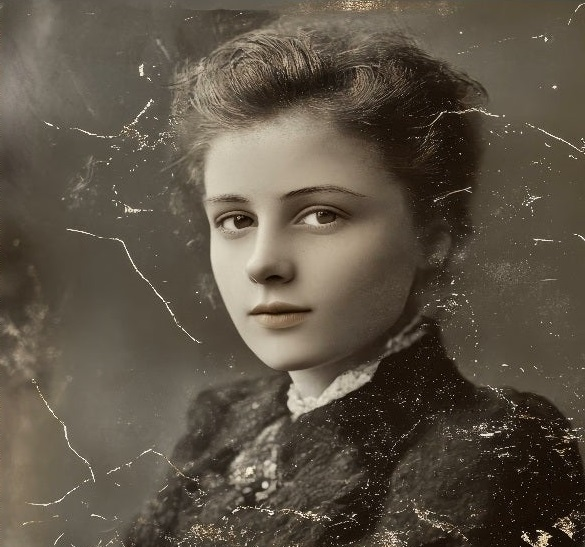
#> input picture CODES/Manual/Exp_11_OH1.jpg, 585 x 547 px, found by its file name
$ python open_handed_exp_11.py
#> lines starting #> are read from the running program, lines starting #| are printed output that depends on the picture
import cv2
import numpy as np
import matplotlib.pyplot as plt

# Load the binary fingerprint (grayscale)
#image = cv2.imread('Manual/exp_11_OH.png', 0)
image = cv2.imread('Manual/Exp_11_OH1.jpg', 0)
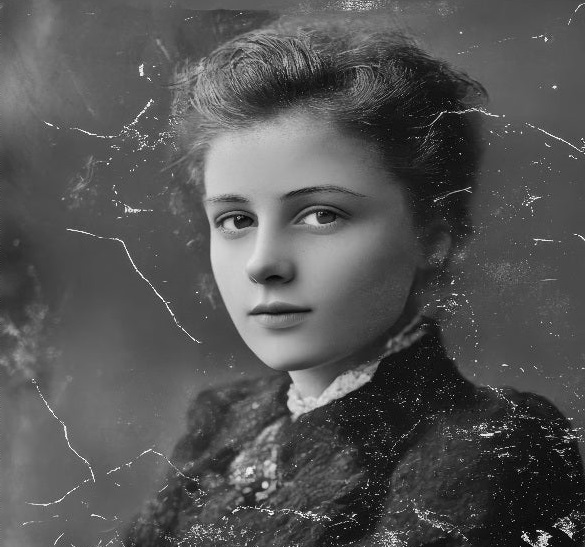
#> image: shape (547, 585); min 0, max 255, mean 84.4

# --- Step 1: Remove small bright specks ---
kernel_open = cv2.getStructuringElement(cv2.MORPH_ELLIPSE, (4, 4))
opened = cv2.morphologyEx(image, cv2.MORPH_OPEN, kernel_open)
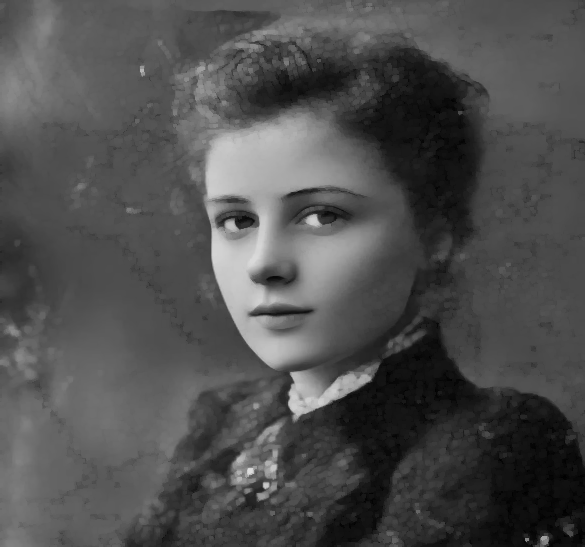
#> opened: shape (547, 585); min 0, max 220, mean 78.6

# --- Step 2: Fill thin dark cracks ---
kernel_close = cv2.getStructuringElement(cv2.MORPH_ELLIPSE, (5,5))
closed = cv2.morphologyEx(opened, cv2.MORPH_CLOSE, kernel_close)

# Optional smoothing
final = cv2.morphologyEx(closed, cv2.MORPH_OPEN, kernel_open)

# --- Display results ---
plt.figure(figsize=(12, 8))

plt.subplot(2, 2, 1)
plt.imshow(image, cmap='gray')
plt.title("Original")
plt.axis("off")

plt.subplot(2, 2, 2)
plt.imshow(opened, cmap='gray')
plt.title("After Opening (remove bright specks)")
plt.axis("off")

plt.subplot(2, 2, 3)
plt.imshow(closed, cmap='gray')
plt.title("After Closing (fill cracks)")
plt.axis("off")

plt.subplot(2, 2, 4)
plt.imshow(final, cmap='gray')
plt.title("Final Output")
plt.axis("off")

plt.tight_layout()
plt.show()
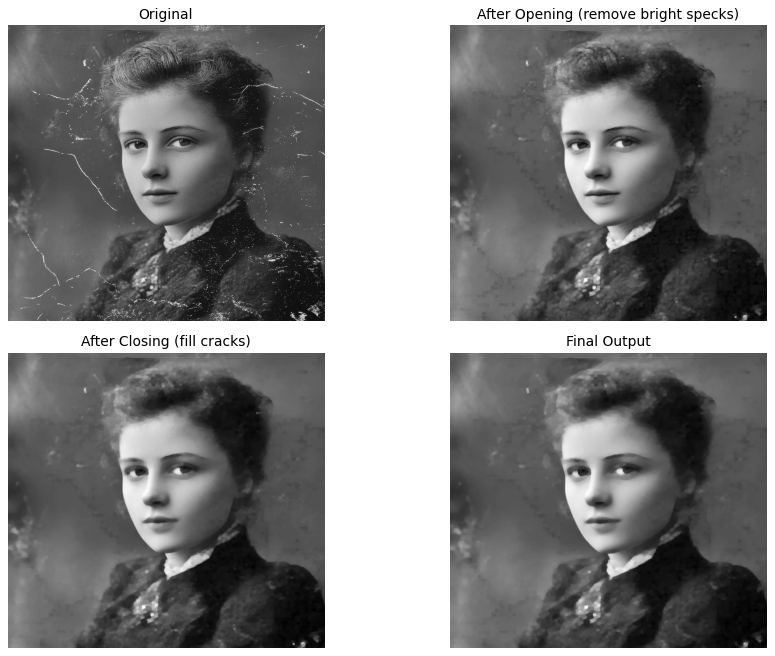
#> figure drawn by matplotlib, 4 panels
